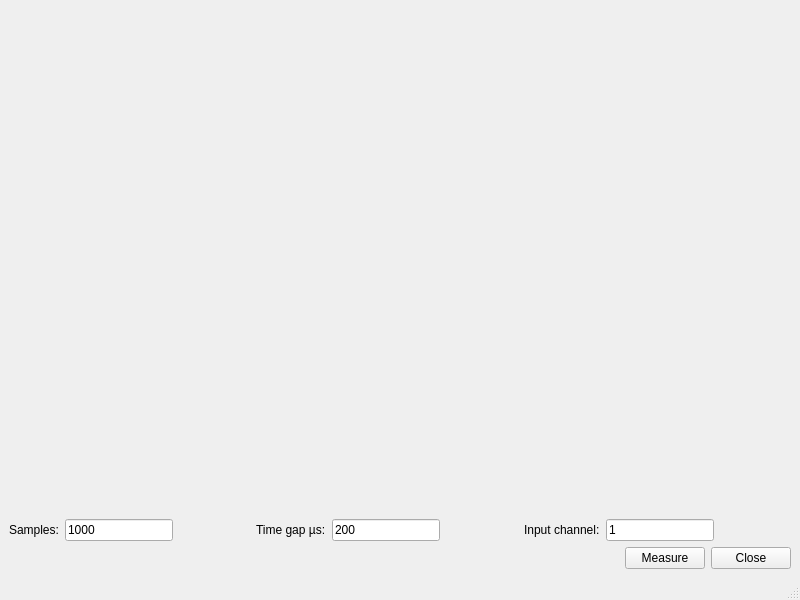
<?xml version="1.0" encoding="UTF-8"?>
<ui version="4.0">
 <class>MainWindow</class>
 <widget class="QMainWindow" name="MainWindow">
  <property name="geometry">
   <rect>
    <x>0</x>
    <y>0</y>
    <width>800</width>
    <height>600</height>
   </rect>
  </property>
  <property name="windowTitle">
   <string>MainWindow</string>
  </property>
  <widget class="QWidget" name="centralwidget">
   <layout class="QVBoxLayout" name="verticalLayout">
    <item>
     <widget class="QwtPlot" name="qwtPlot"/>
    </item>
    <item>
     <layout class="QHBoxLayout" name="horizontalLayout_3">
      <item>
       <widget class="QLabel" name="label">
        <property name="text">
         <string>Samples:</string>
        </property>
       </widget>
      </item>
      <item>
       <widget class="QLineEdit" name="samplesEdit">
        <property name="text">
         <string>1000</string>
        </property>
       </widget>
      </item>
      <item>
       <spacer name="horizontalSpacer_3">
        <property name="orientation">
         <enum>Qt::Horizontal</enum>
        </property>
        <property name="sizeHint" stdset="0">
         <size>
          <width>40</width>
          <height>20</height>
         </size>
        </property>
       </spacer>
      </item>
      <item>
       <widget class="QLabel" name="label_2">
        <property name="text">
         <string>Time gap µs:</string>
        </property>
       </widget>
      </item>
      <item>
       <widget class="QLineEdit" name="delayEdit">
        <property name="text">
         <string>200</string>
        </property>
       </widget>
      </item>
      <item>
       <spacer name="horizontalSpacer_4">
        <property name="orientation">
         <enum>Qt::Horizontal</enum>
        </property>
        <property name="sizeHint" stdset="0">
         <size>
          <width>40</width>
          <height>20</height>
         </size>
        </property>
       </spacer>
      </item>
      <item>
       <widget class="QLabel" name="label_3">
        <property name="text">
         <string>Input channel:</string>
        </property>
       </widget>
      </item>
      <item>
       <widget class="QLineEdit" name="inputEdit">
        <property name="text">
         <string>1</string>
        </property>
       </widget>
      </item>
      <item>
       <spacer name="horizontalSpacer_2">
        <property name="orientation">
         <enum>Qt::Horizontal</enum>
        </property>
        <property name="sizeHint" stdset="0">
         <size>
          <width>40</width>
          <height>20</height>
         </size>
        </property>
       </spacer>
      </item>
     </layout>
    </item>
    <item>
     <layout class="QHBoxLayout" name="horizontalLayout">
      <item>
       <spacer name="horizontalSpacer">
        <property name="orientation">
         <enum>Qt::Horizontal</enum>
        </property>
        <property name="sizeHint" stdset="0">
         <size>
          <width>40</width>
          <height>20</height>
         </size>
        </property>
       </spacer>
      </item>
      <item>
       <widget class="QPushButton" name="measureButton">
        <property name="text">
         <string>Measure</string>
        </property>
       </widget>
      </item>
      <item>
       <widget class="QPushButton" name="closeButton">
        <property name="text">
         <string>Close</string>
        </property>
       </widget>
      </item>
     </layout>
    </item>
   </layout>
  </widget>
  <widget class="QMenuBar" name="menubar">
   <property name="geometry">
    <rect>
     <x>0</x>
     <y>0</y>
     <width>800</width>
     <height>30</height>
    </rect>
   </property>
  </widget>
  <widget class="QStatusBar" name="statusbar"/>
 </widget>
 <customwidgets>
  <customwidget>
   <class>QwtPlot</class>
   <extends>QFrame</extends>
   <header>qwt_plot.h</header>
  </customwidget>
 </customwidgets>
 <resources/>
 <connections/>
</ui>
